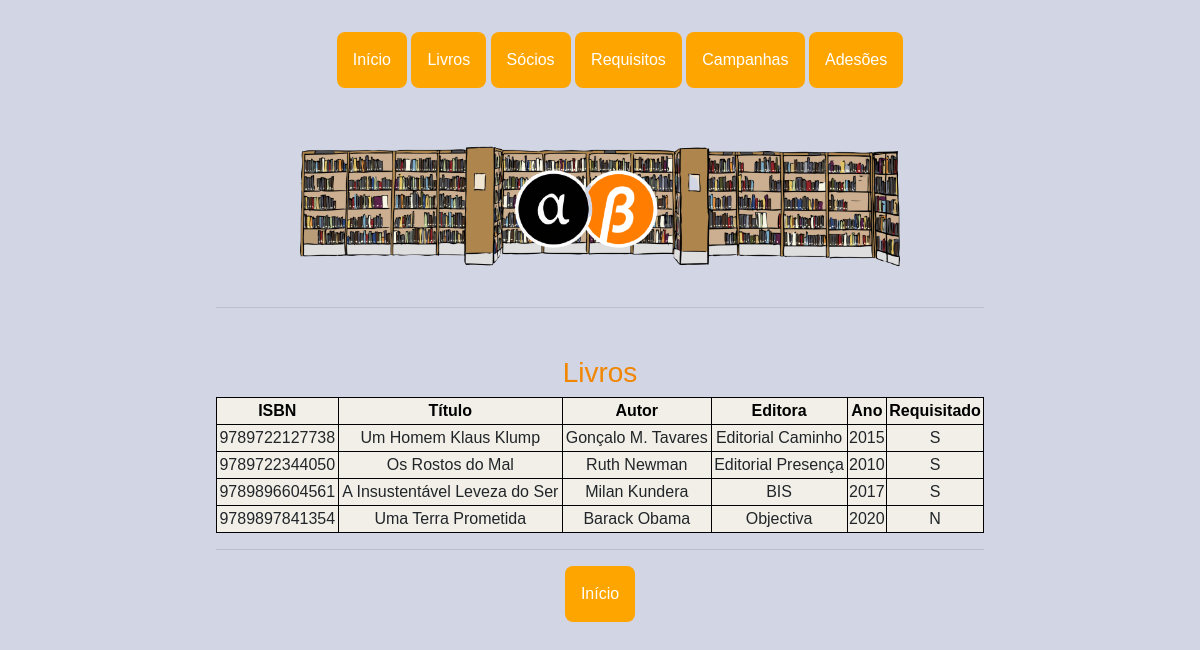
/ver_livros, run on the app's committed database.
### app.py (models this page shows)
class Livro(db.Model):
    __tablename__ = 'livro'
    ISBN = db.Column(db.Integer, primary_key=True)
    titulo = db.Column(db.String(150))
    autor = db.Column(db.String(70))
    editora = db.Column(db.String(70))
    ano = db.Column(db.Integer)
    requisitado = db.Column(db.String(1), default='N')

### app.py (the view)
@app.route('/ver_livros', methods=['GET'])
def ver_livros():
    livros = Livro.query.all()
    return render_template('ver_livros.html', livros=livros)

### templates/ver_livros.html
{% extends "base.html"%} {%block title %}Livros - Biblioteca{%endblock%} {%block pic %}<img class="bgpic"
    src="{{ url_for('static', filename = 'imgs/bb.png') }}" alt="logo" />{%endblock%} {%block content%}
<h3>Livros</h3>
<table style="width:100%" class="pure-table pure-table-horizontal">
    <tr>
        <th>ISBN</th>
        <th>Título </th>
        <th>Autor</th>
        <th>Editora</th>
        <th>Ano</th>
        <th>Requisitado</th>
    </tr>
    {% for livro in livros %}
    <tr>
        <td>{{livro.ISBN}}</td>
        <td>{{livro.titulo}}</td>
        <td>{{livro.autor}}</td>
        <td>{{livro.editora}}</td>
        <td>{{livro.ano}}</td>
        <td>{{livro.requisitado}}</td>
        {% endfor %}
</table>
<hr />
<div class="dropdown">
    <li><a href="/"><button class="dropbtn botoes ">Início</button></a>
    </li>
</div>
{%endblock%}

### static/styles.css (style rules this page uses)
*, *::before, *::after { box-sizing: border-box; }
body { background-color: #D2D5E4; margin: 0; font-family: 'Ubuntu', sans-serif; padding-top: 2rem; padding-bottom: 2rem; }
a { color: #e9e9fc; }
h1, h2, h3 { color: #f18602; padding-top: 2rem; }
table, th, td { border: 1px solid black; }
table { border-collapse: collapse; border-style: none; }
th { background-color: #f1efe7; color: black; }
td { background-color: #f1efe7; }
.dropbtn { background-color: #4CAF50; color: white; padding: 16px; font-size: 16px; border: none; cursor: pointer; }
.dropdown button { background-color: #FFA500; color: white; font-size: 16px; border: none; cursor: pointer; }
.dropdown { position: relative; display: inline-block; }
.dropdown li { display: inline; }
.botoes { border-radius: 0.5rem; width: auto; }
.bgpic { margin: auto; max-width: 50%; }

### data on the page
Livro: ISBN "9789722127738", titulo "Um Homem Klaus Klump", autor "Gonçalo M. Tavares", editora "Editorial Caminho", ano "2015", requisitado "S"
Livro: ISBN "9789722344050", titulo "Os Rostos do Mal", autor "Ruth Newman", editora "Editorial Presença", ano "2010", requisitado "S"
Livro: ISBN "9789896604561", titulo "A Insustentável Leveza do Ser", autor "Milan Kundera", editora "BIS", ano "2017", requisitado "S"
Livro: ISBN "9789897841354", titulo "Uma Terra Prometida", autor "Barack Obama", editora "Objectiva", ano "2020", requisitado "N"
